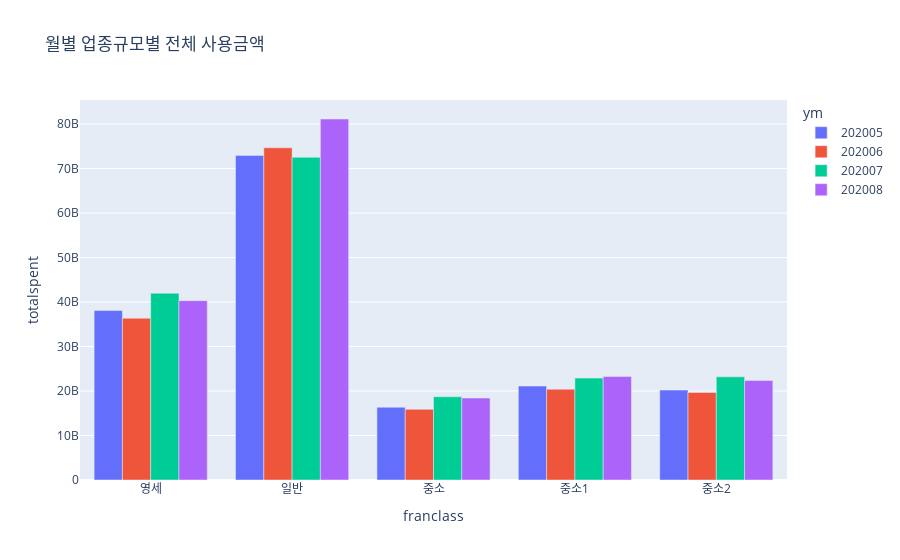

The cell this chart's notebook holds for it:
### Code cell
fig = px.bar(df, x = 'franclass', y = 'totalspent', color = 'ym', barmode = 'group',
             title='월별 업종규모별 전체 사용금액')
fig.show()

### Figure 1 — Plotly figure (JSON) as saved in the notebook; plotly's stock layout.template omitted (floating-point values rounded to 4 significant figures)
{"data": [{"alignmentgroup": "True", "hovertemplate": "ym=202005<br>franclass=%{x}<br>totalspent=%{y}<extra></extra>", "legendgroup": "202005", "marker": {"color": "#636efa"}, "name": "202005", "offsetgroup": "202005", "orientation": "v", "showlegend": true, "textposition": "auto", "type": "bar", "x": ["영세", "일반", "중소", "중소1", "중소2"], "xaxis": "x", "y": [38075428110, 72954232828, 16352174700, 21105202586, 20200673975], "yaxis": "y"}, {"alignmentgroup": "True", "hovertemplate": "ym=202006<br>franclass=%{x}<br>totalspent=%{y}<extra></extra>", "legendgroup": "202006", "marker": {"color": "#EF553B"}, "name": "202006", "offsetgroup": "202006", "orientation": "v", "showlegend": true, "textposition": "auto", "type": "bar", "x": ["영세", "일반", "중소", "중소1", "중소2"], "xaxis": "x", "y": [36363934282, 74669683352, 15879659149, 20404681265, 19660544216], "yaxis": "y"}, {"alignmentgroup": "True", "hovertemplate": "ym=202007<br>franclass=%{x}<br>totalspent=%{y}<extra></extra>", "legendgroup": "202007", "marker": {"color": "#00cc96"}, "name": "202007", "offsetgroup": "202007", "orientation": "v", "showlegend": true, "textposition": "auto", "type": "bar", "x": ["영세", "일반", "중소", "중소1", "중소2"], "xaxis": "x", "y": [41966496163, 72524990747, 18715225963, 22908462468, 23178409506], "yaxis": "y"}, {"alignmentgroup": "True", "hovertemplate": "ym=202008<br>franclass=%{x}<br>totalspent=%{y}<extra></extra>", "legendgroup": "202008", "marker": {"color": "#ab63fa"}, "name": "202008", "offsetgroup": "202008", "orientation": "v", "showlegend": true, "textposition": "auto", "type": "bar", "x": ["영세", "일반", "중소", "중소1", "중소2"], "xaxis": "x", "y": [40309005183, 81130508918, 18414924767, 23264667550, 22347104733], "yaxis": "y"}], "layout": {"barmode": "group", "legend": {"title": {"text": "ym"}, "tracegroupgap": 0}, "title": {"text": "월별 업종규모별 전체 사용금액"}, "xaxis": {"anchor": "y", "domain": [0, 1], "title": {"text": "franclass"}}, "yaxis": {"anchor": "x", "domain": [0, 1], "title": {"text": "totalspent"}}}}
